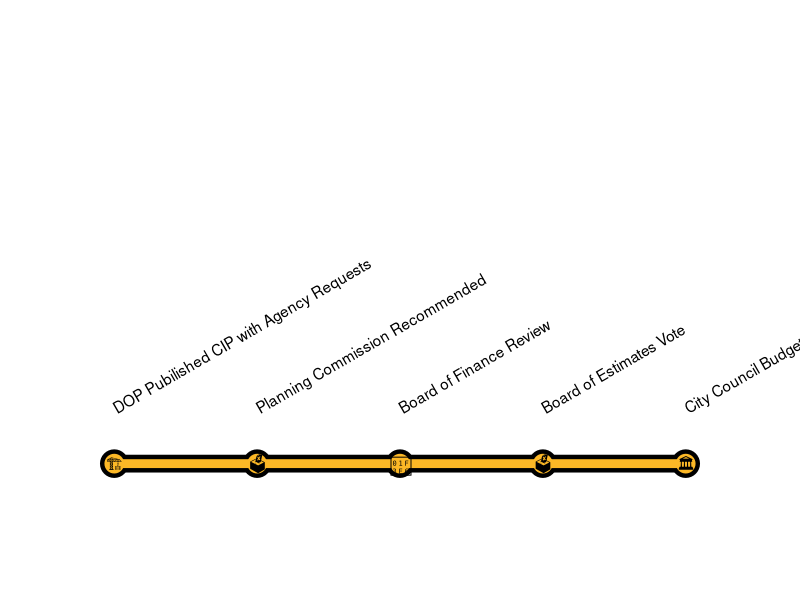

Here is the R script that generated this plot:
library(ggplot2)
library(tidyverse)

data <- tibble::tribble(
  ~start_date, ~end_date, ~report, ~name, ~icon, ~description, ~update, ~Location, ~date,
  "2023-12-08", NA, "X", "DOP Pubilished CIP with Agency Requests", "🏗️", "DOP publishes agency capital requests.", "Updated where", "N/A", NA,
  "2024-03-07", NA, "X", "Planning Commission Recommended", "🗳️", "PC votes on agency capital requests.", NA, "417 E. Fayette St., 8th Floor", NA,
  "2024-03-25", NA, "X", "Board of Finance Review", "🏦", NA, NA, "Contact Bureau of Treasury for more information", NA,
  "2024-05-15", NA, "X", "Board of Estimates Vote", "🗳️", NA, NA, "City Hall", "Approximate",
  "2024-06-15", NA, "X", "City Council Budget Vote", "🏛️", NA, NA, NA, NA
)


data |>
  arrange(
    start_date
  ) |>
  mutate(
    x = row_number(),
    y = 1,
    color = case_when(
      as_date(start_date) > today() ~ "white",
      .default = "#FCB826"
    ),
    # label = paste0(icon, name),
    xend = if_else(
      x < max(x),
      x + 1,
      x
    ),
    yend = 1
  ) |>
  ggplot(aes(x, y)) +
  geom_line(linewidth = 6) +
  geom_point(size = 9) +
  geom_segment(aes(
    xend = xend,
    yend = yend,
    color = color
  ), linewidth = 3) +
  geom_point(aes(color = color), size = 6) +
  # geom_point(
  #   shape = 3,
  #   hjust = 0,
  #   size = 6
  # ) +
  geom_text(
    aes(label = name),
    angle = 30,
    hjust = 0,
    nudge_y = 0.025
  ) +
  geom_text(
    aes(label = icon) # ,
    # family = "OpenEmoji"#,
    # fontface = "medium"
    # weight = "medium"
    # angle = 30,
    # hjust = 0,
    # nudge_y = 0.025
  ) +
  scale_y_continuous(limits = c(0.95, 1.2)) +
  scale_x_continuous(expand = c(0.1, 0.4)) +
  scale_color_identity() +
  theme_void()


plot |>
  ggsave(
    filename = "test-notoemoji-plot.png",
    device = ragg::agg_png()
  )
